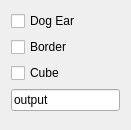
<?xml version="1.0" encoding="UTF-8"?>
<ui version="4.0">
 <class>Form</class>
 <widget class="QWidget" name="Form">
  <property name="geometry">
   <rect>
    <x>0</x>
    <y>0</y>
    <width>131</width>
    <height>130</height>
   </rect>
  </property>
  <property name="windowTitle">
   <string>Form</string>
  </property>
  <layout class="QGridLayout" name="gridLayout">
   <item row="0" column="0">
    <layout class="QVBoxLayout" name="verticalLayout_2">
     <item>
      <layout class="QVBoxLayout" name="verticalLayout">
       <item>
        <widget class="QCheckBox" name="checkBoxDogEar">
         <property name="text">
          <string>Dog Ear</string>
         </property>
         <property name="checked">
          <bool>false</bool>
         </property>
        </widget>
       </item>
       <item>
        <widget class="QCheckBox" name="checkBoxBorder">
         <property name="text">
          <string>Border</string>
         </property>
        </widget>
       </item>
       <item>
        <widget class="QCheckBox" name="checkBoxCube">
         <property name="text">
          <string>Cube</string>
         </property>
        </widget>
       </item>
      </layout>
     </item>
     <item>
      <widget class="QLineEdit" name="output">
       <property name="text">
        <string>output</string>
       </property>
      </widget>
     </item>
    </layout>
   </item>
   <item row="1" column="0">
    <widget class="QXipIvRenderWidget" name="widget" native="true"/>
   </item>
  </layout>
 </widget>
 <customwidgets>
  <customwidget>
   <class>QXipIvRenderWidget</class>
   <extends>QWidget</extends>
   <header>qxipivrenderwidget.h</header>
   <container>1</container>
  </customwidget>
 </customwidgets>
 <resources/>
 <connections/>
</ui>
